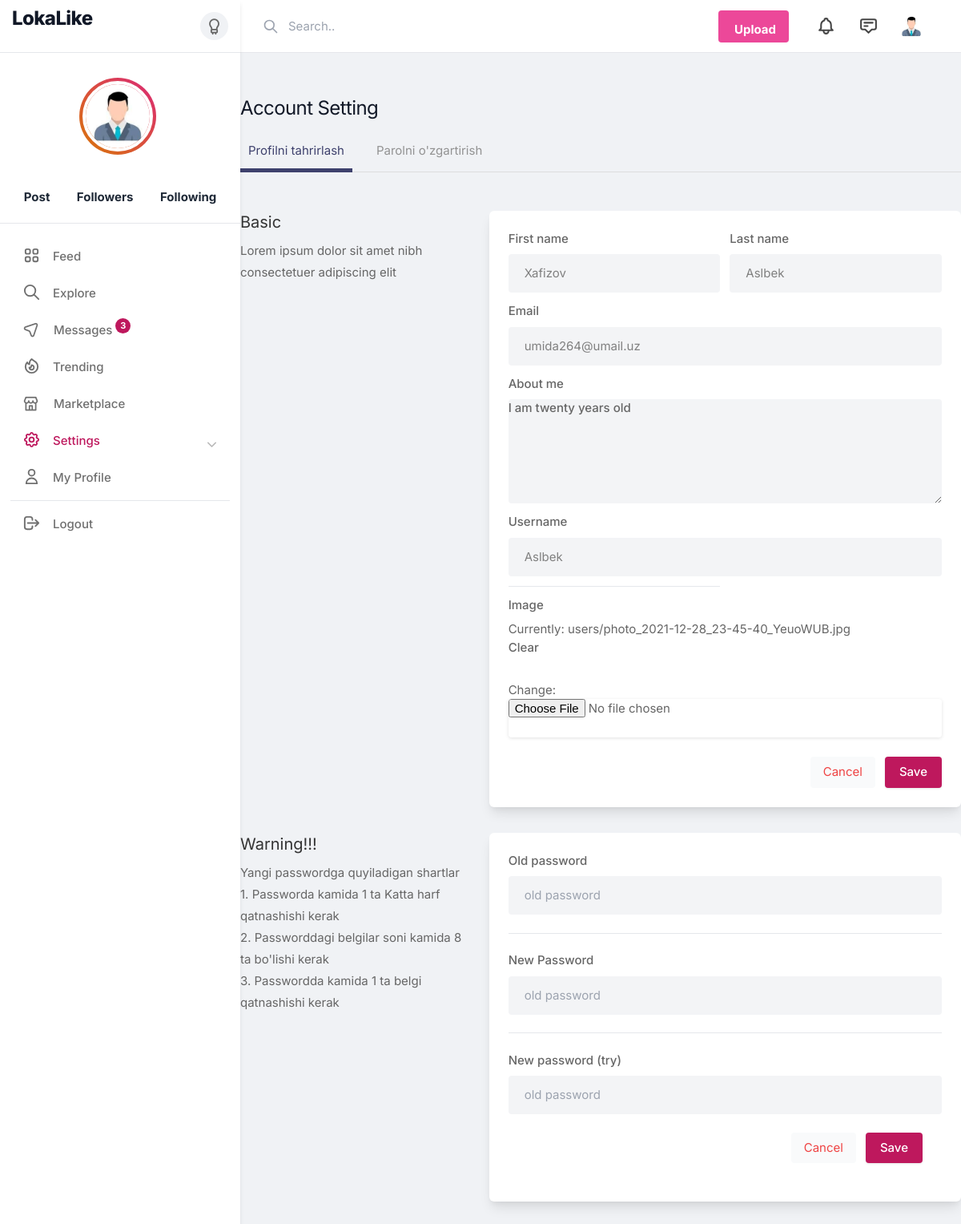
The page /settings/Aslbek on the database as committed earlier.
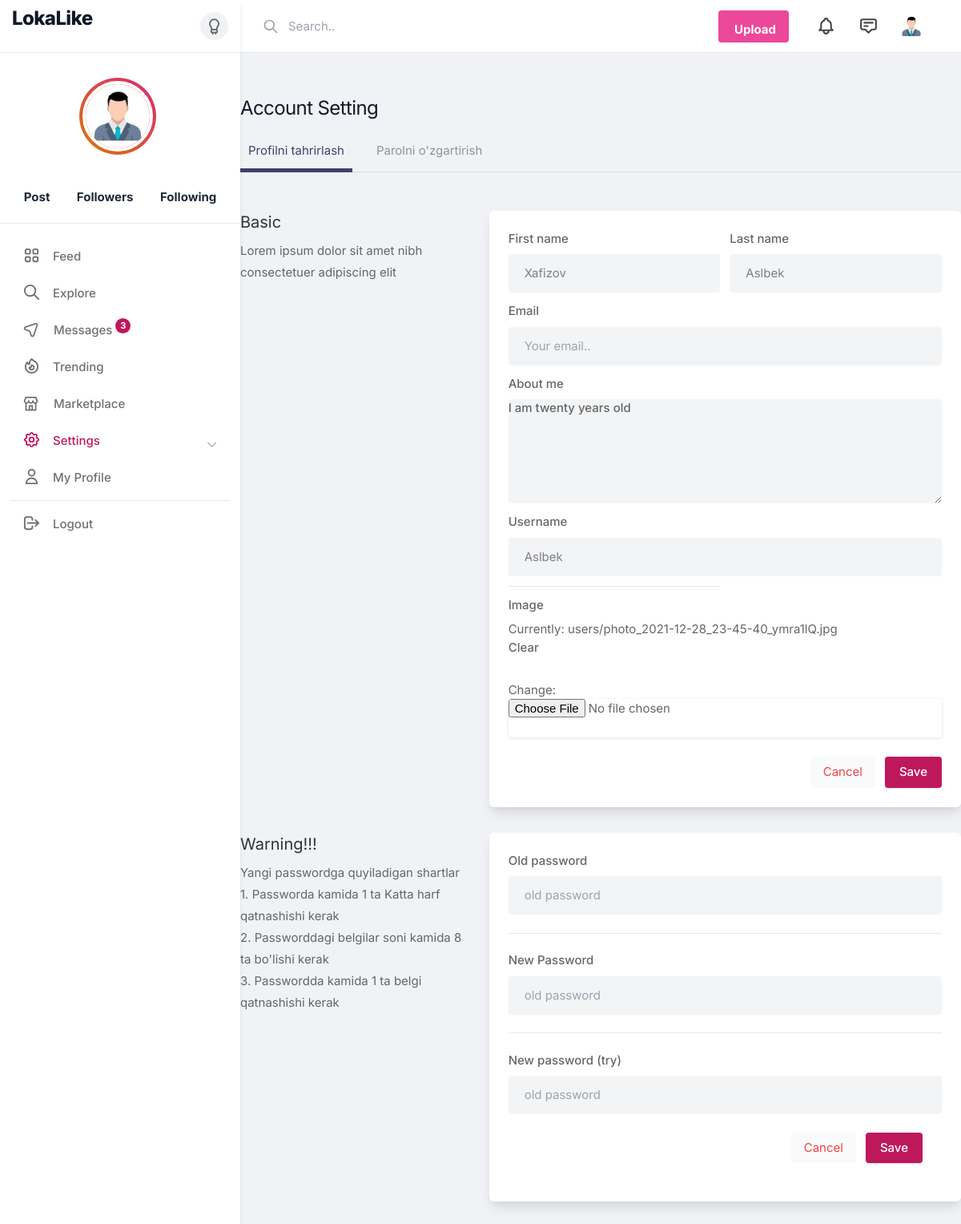
The same page on the database as committed later.
### instagramUser/models/instaUsers.py (models this page shows, shortened)
class Profile(AbstractUser):
    bio = models.TextField(max_length=100,blank=True, null=True)
    img = models.ImageField(upload_to='users/', blank=True, null=True)
    phone = models.CharField(max_length = 20, blank=True, null=True)
    followers = models.IntegerField(default=0)
    followings = models.IntegerField(default=0)
    like_count  = models.IntegerField(default=0)

### instagramUser/views.py (the view)
# urls.py: path('settings/<slug:username>',settings,name = 'settings')
def settings(request, username):
    user = Profile.objects.get(username = username)
    if request.method == 'POST':
        form_password = PasswordChangeForm(user=request.user, data=request.POST)
        form = UserProfilForm(request.POST,request.FILES, instance=user)
        if form_password.is_valid():
            form_password.save()
            update_session_auth_hash(request, form_password.user)
            return redirect('profile', username = user.username)
        if form.is_valid():
            form.save()
            return redirect('profile', username = user.username)
    else:
        form = UserProfilForm(instance=user)
        form_password = PasswordChangeForm(user=request.user)
    return render(request, 'settings.html', {'form': form,'form1':form_password})

### instagramUser/forms.py
class UserProfilForm(UserChangeForm):
    class Meta(UserChangeForm):
        model = Profile
        fields = ('username', 'first_name', 'last_name', 'email','password', 'bio','img')

### instagramUser/templates/settings.html (shortened to what this page needs)
{% extends 'instagram/base.html' %}
{% load static %}
{% load widget_tweaks %}
{% block content %}
    <div class="container m-auto">
        <h1 class="text-2xl leading-none text-gray-900 tracking-tight mt-3"> Account Setting </h1>
        <ul class="mt-5 -mr-3 flex-nowrap lg:overflow-hidden overflow-x-scroll uk-tab">
            <li class="uk-active">
                <a class="nav-link active" id="edit-profile-tab" data-toggle="tab" href="#edit-profile" role="tab" aria-controls="edit-profile" aria-selected="true">Profilni tahrirlash</a>
            </li>
            <li>
                <a class="nav-link" id="change-password-tab" data-toggle="tab" href="#change-password" role="tab" aria-controls="change-password" aria-selected="false">Parolni o'zgartirish</a>
            </li>
        </ul>
        <div class="grid lg:grid-cols-3 mt-12 gap-8">
            <div>
                <h3 class="text-xl mb-2"> Basic</h3>
                <p> Lorem ipsum dolor sit amet nibh consectetuer adipiscing elit</p>
            </div>
            <div class="bg-white rounded-md lg:shadow-lg shadow col-span-2">
                <form method="POST" enctype="multipart/form-data">
                    <div class="grid grid-cols-2 gap-3 lg:p-6 p-4" id="edit-profile">
                        <div>
                            <label for=""> First name</label>
                            {% render_field form.first_name type="text" placeholder="Your name.." class="shadow-none bg-gray-100" %}
                        </div>
                        <div>
                            <label for=""> Last name</label>
                            {% render_field form.last_name  type="text" placeholder="Your name.." class="shadow-none bg-gray-100" %}
                        </div>
                        <div class="col-span-2">
                            <label for=""> Email</label>
                            {% render_field form.email type="email" placeholder="Your email.." class="shadow-none bg-gray-100" %}
                        </div>
                        <div class="col-span-2">
                            <label for="about">About me</label>
                            {% render_field form.bio id="about" name="about" rows="3"  class="shadow-none bg-gray-100" %}
                        </div>
                        <div class="col-span-2">
                            <label for=""> Username</label>
                            {% render_field form.username type="text" placeholder="" class="shadow-none bg-gray-100" %}
                        </div>
                        <hr>
                        <div class="img-upload col-span-2">
                            <label for="img">Image</label>
                            {% render_field form.img %}
                        </div>
                    </div>
                    <div class="bg-gray-10 p-6 pt-0 flex justify-end space-x-3">
                        <button class="p-2 px-4 rounded bg-gray-50 text-red-500"> Cancel </button>
                        <button type="submit" class="button bg-blue-700"> Save </button>
                    </div>
                </form>
            </div>
            <div>
                <h3 class="text-xl mb-2"> Warning!!!</h3>
                <p> Yangi passwordga quyiladigan shartlar</p>
                <p> 1. Passworda kamida 1 ta Katta harf qatnashishi kerak</p>
                <p> 2. Passworddagi belgilar soni kamida 8 ta bo'lishi kerak</p>
                <p> 3. Passwordda kamida 1 ta belgi qatnashishi kerak</p>
            </div>
            <div class="bg-white rounded-md lg:shadow-lg shadow lg:p-6 p-4 col-span-2">
                <form method="POST">
                    <div>
                        <label for="old_password">Old password</label>
                        {% render_field form1.old_password placeholder="old password" name="old_password" class="shadow-none bg-gray-100" %}
                    </div><br><hr><br>
                    <div>
                        <label for="new_password1">New Password</label>
                        {% render_field form1.new_password1 placeholder="old password" name="new_password1" class="shadow-none bg-gray-100" %}
                    </div><br><hr><br>
                    <div>
                        <label for="new_password2">New password (try)</label>
                        {% render_field form1.new_password2 name="new_password2" placeholder="old password" class="shadow-none bg-gray-100" %}
                    </div>
                    <br>
                    <div class="bg-gray-10 p-6 pt-0 flex justify-end space-x-3">
                        <button class="p-2 px-4 rounded bg-gray-50 text-red-500"> Cancel </button>
                        <button type="submit" class="button bg-blue-700"> Save </button>
                    </div>
                </form>
            </div>
        </div>
    </div>
{% endblock %}

### templates/instagram/base.html (shortened to what this page needs)
{% load static %}
<!DOCTYPE html>
<html lang="en">
<head>
    <link rel="stylesheet" href="{% static 'css/icons.css' %}">
    <link href="{% static 'fontawesomefree/css/all.min.css' %}" rel="stylesheet" type="text/css">
    <link rel="stylesheet" href="{% static 'css/uikit.css' %}">
    <link rel="stylesheet" href="{% static 'css/style.css' %}">
    <link rel="stylesheet" href="{% static 'css/tailwind.css' %}">
</head>
<body>
    <div id="wrapper">
        {% include 'instagram/include/sidebar.html' %}
        <div class="main_content">
            {% include 'instagram/include/header.html' %}
            {% block content %}
            {% endblock %}
        </div>
    </div>
</body>
</html>

### templates/instagram/include/sidebar.html (shortened to what this page needs)
{% load static %}
<div class="sidebar">
    <div class="sidebar_header border-b border-gray-200 from-gray-100 to-gray-50 bg-gradient-to-t  uk-visible@s">
        <a href="#">
            <h1 class="lg:text-2xl text-lg font-extrabold leading-none text-gray-900 tracking-tight mb-5"> LokaLike </h1>
        </a>
        <a href="#" id="night-mode" class="btn-night-mode" data-tippy-placement="left" title="Switch to dark mode"></a>
    </div>
    <div class="sidebar_inner" data-simplebar>
        <div class="flex flex-col items-center my-6 uk-visible@s">
            <div
                class="bg-gradient-to-tr from-yellow-600 to-pink-600 p-1 rounded-full transition m-0.5 mr-2  w-24 h-24">
                {% if user.img %}
                    <img src="{{user.img.url}}"
                    class="bg-gray-200 border-4 border-white rounded-full w-full h-full">
                {% else %}
                    <img src="{% static 'images/people.jpg' %}"
                        class="bg-gray-200 border-4 border-white rounded-full w-full h-full">
                {% endif %}
            </div>
            <div class="flex justify-around w-full items-center text-center uk-link-reset text-gray-800 mt-6">
                <div>
                    <a href="#">
                        <strong>Post</strong>
                    </a>
                </div>
                <div>
                    <a href="#">
                        <strong>Followers</strong>
                    </a>
                </div>
                <div>
                    <a href="#">
                        <strong>Following</strong>
                    </a>
                </div>
            </div>
        </div>
        <hr class="-mx-4 -mt-1 uk-visible@s">
        <ul>
            <li>
                <a href="feed.html">
                    <span> Feed </span> </a>
            </li>
            <li>
                <a href="explore.html">
                    <svg xmlns="http://www.w3.org/2000/svg" fill="none" viewBox="0 0 24 24" stroke="currentColor">
                        <path stroke-linecap="round" stroke-linejoin="round" stroke-width="2" d="M21 21l-6-6m2-5a7 7 0 11-14 0 7 7 0 0114 0z" />
                    </svg>
                    <span> Explore </span> </a>
            </li>
            <li>
                <a href="chat.html">
                    <i class="uil-location-arrow"></i>
                    <span> Messages </span> <span class="nav-tag"> 3</span>  </a>
            </li>
            <li>
                <a href="trending.html">
                    <span> Trending </span> </a>
            </li>
            <li>
                <a href="market.html">
                    <i class="uil-store"></i>
                    <span> Marketplace </span> </a>
            </li>
            <li class="active">
                <a href="{% url 'settings' user.username %}">
                    <span> Settings </span>
                </a>
            </li>
            <li>
                <a href="profile.html">
                    <svg xmlns="http://www.w3.org/2000/svg" fill="none" viewBox="0 0 24 24" stroke="currentColor">
                        <path stroke-linecap="round" stroke-linejoin="round" stroke-width="2" d="M16 7a4 4 0 11-8 0 4 4 0 018 0zM12 14a7 7 0 00-7 7h14a7 7 0 00-7-7z" />
                    </svg>
                    <span> My Profile </span> </a>
            </li>
            <li>
                <hr class="my-2">
            </li>
            <li>
                <a href="form-login.html">
                    <svg xmlns="http://www.w3.org/2000/svg" fill="none" viewBox="0 0 24 24" stroke="currentColor">
                        <path stroke-linecap="round" stroke-linejoin="round" stroke-width="2" d="M17 16l4-4m0 0l-4-4m4 4H7m6 4v1a3 3 0 01-3 3H6a3 3 0 01-3-3V7a3 3 0 013-3h4a3 3 0 013 3v1" />
                    </svg>
                   <span> Logout </span> </a>
            </li>
        </ul>
    </div>
</div>

### templates/instagram/include/header.html (shortened to what this page needs)
{% load static %}
<header>
    <div class="header_inner">
        <div class="left-side">
            <div class="header_search">
                <input type="text" placeholder="Search..">
                <div class="icon-search">
                    <svg xmlns="http://www.w3.org/2000/svg" fill="none" viewBox="0 0 24 24"
                        stroke="currentColor">
                        <path stroke-linecap="round" stroke-linejoin="round" stroke-width="2"
                            d="M21 21l-6-6m2-5a7 7 0 11-14 0 7 7 0 0114 0z" />
                    </svg>
                </div>
            </div>
        </div>
        <div class="right-side lg:pr-4">
            <a href="#"
                class="bg-pink-500 flex font-bold hidden hover:bg-pink-600 hover:text-white inline-block items-center lg:block max-h-10 mr-4 px-4 py-2 rounded shado text-white">
                  Upload
            </a>
            <a href="#" class="header-links-item">
            </a>
            <a href="#" class="header-links-item">
                <svg xmlns="http://www.w3.org/2000/svg" fill="none" viewBox="0 0 24 24"
                    stroke="currentColor">
                    <path stroke-linecap="round" stroke-linejoin="round" stroke-width="2"
                        d="M7 8h10M7 12h4m1 8l-4-4H5a2 2 0 01-2-2V6a2 2 0 012-2h14a2 2 0 012 2v8a2 2 0 01-2 2h-3l-4 4z" />
                </svg>
            </a>
            <a href="#">
                {% if user.img %}
                    <img src="{{user.img.url}}" class="header-avatar" alt="">
                {% else %}
                    <img src="{% static 'images/people.jpg' %}" class="header-avatar" alt="">
                {% endif %}
            </a>
        </div>
    </div>
</header>

### templates/instagram/base.html (style rules this page uses)
@media (min-width: 1024px) { header .header_inner { max-width: 980px; } }

Rows that differ between the two databases and show on the page:
changed Profile "Xafizov": email "umida264@umail.uz" → (not shown)
Other text that changed with them:
text no longer shown: "Currently: users/photo_2021-12-28_23-45-40_YeuoWUB.jpg Clear Change:"
text now shown: "Currently: users/photo_2021-12-28_23-45-40_ymra1lQ.jpg Clear Change:"
